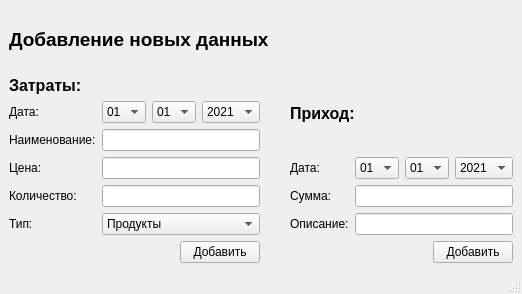
<?xml version="1.0" encoding="UTF-8"?>
<ui version="4.0">
 <class>addwindow</class>
 <widget class="QMainWindow" name="addwindow">
  <property name="geometry">
   <rect>
    <x>0</x>
    <y>0</y>
    <width>522</width>
    <height>294</height>
   </rect>
  </property>
  <property name="windowTitle">
   <string>Adding new data</string>
  </property>
  <widget class="QWidget" name="centralwidget">
   <layout class="QVBoxLayout" name="verticalLayout_4">
    <item>
     <widget class="QLabel" name="label">
      <property name="font">
       <font>
        <pointsize>14</pointsize>
        <weight>75</weight>
        <bold>true</bold>
       </font>
      </property>
      <property name="text">
       <string>Добавление новых данных</string>
      </property>
     </widget>
    </item>
    <item>
     <layout class="QHBoxLayout" name="horizontalLayout_8">
      <item>
       <layout class="QVBoxLayout" name="verticalLayout_3">
        <item>
         <widget class="QLabel" name="label_7">
          <property name="font">
           <font>
            <pointsize>12</pointsize>
            <weight>75</weight>
            <bold>true</bold>
           </font>
          </property>
          <property name="text">
           <string>Затраты:</string>
          </property>
         </widget>
        </item>
        <item>
         <layout class="QVBoxLayout" name="verticalLayout">
          <item>
           <layout class="QFormLayout" name="formLayout">
            <item row="0" column="0">
             <widget class="QLabel" name="label_2">
              <property name="text">
               <string>Дата:</string>
              </property>
             </widget>
            </item>
            <item row="1" column="0">
             <widget class="QLabel" name="label_3">
              <property name="text">
               <string>Наименование:</string>
              </property>
             </widget>
            </item>
            <item row="1" column="1">
             <widget class="QLineEdit" name="NameEdit"/>
            </item>
            <item row="0" column="1">
             <layout class="QHBoxLayout" name="horizontalLayout_4">
              <item>
               <widget class="QComboBox" name="dayBox">
                <item>
                 <property name="text">
                  <string>01</string>
                 </property>
                </item>
                <item>
                 <property name="text">
                  <string>02</string>
                 </property>
                </item>
                <item>
                 <property name="text">
                  <string>03</string>
                 </property>
                </item>
                <item>
                 <property name="text">
                  <string>04</string>
                 </property>
                </item>
                <item>
                 <property name="text">
                  <string>05</string>
                 </property>
                </item>
                <item>
                 <property name="text">
                  <string>06</string>
                 </property>
                </item>
                <item>
                 <property name="text">
                  <string>07</string>
                 </property>
                </item>
                <item>
                 <property name="text">
                  <string>08</string>
                 </property>
                </item>
                <item>
                 <property name="text">
                  <string>09</string>
                 </property>
                </item>
                <item>
                 <property name="text">
                  <string>10</string>
                 </property>
                </item>
                <item>
                 <property name="text">
                  <string>11</string>
                 </property>
                </item>
                <item>
                 <property name="text">
                  <string>12</string>
                 </property>
                </item>
                <item>
                 <property name="text">
                  <string>13</string>
                 </property>
                </item>
                <item>
                 <property name="text">
                  <string>14</string>
                 </property>
                </item>
                <item>
                 <property name="text">
                  <string>15</string>
                 </property>
                </item>
                <item>
                 <property name="text">
                  <string>16</string>
                 </property>
                </item>
                <item>
                 <property name="text">
                  <string>17</string>
                 </property>
                </item>
                <item>
                 <property name="text">
                  <string>18</string>
                 </property>
                </item>
                <item>
                 <property name="text">
                  <string>19</string>
                 </property>
                </item>
                <item>
                 <property name="text">
                  <string>20</string>
                 </property>
                </item>
                <item>
                 <property name="text">
                  <string>21</string>
                 </property>
                </item>
                <item>
                 <property name="text">
                  <string>22</string>
                 </property>
                </item>
                <item>
                 <property name="text">
                  <string>23</string>
                 </property>
                </item>
                <item>
                 <property name="text">
                  <string>24</string>
                 </property>
                </item>
                <item>
                 <property name="text">
                  <string>25</string>
                 </property>
                </item>
                <item>
                 <property name="text">
                  <string>26</string>
                 </property>
                </item>
                <item>
                 <property name="text">
                  <string>27</string>
                 </property>
                </item>
                <item>
                 <property name="text">
                  <string>28</string>
                 </property>
                </item>
                <item>
                 <property name="text">
                  <string>29</string>
                 </property>
                </item>
                <item>
                 <property name="text">
                  <string>30</string>
                 </property>
                </item>
                <item>
                 <property name="text">
                  <string>31</string>
                 </property>
                </item>
               </widget>
              </item>
              <item>
               <widget class="QComboBox" name="monthBox">
                <item>
                 <property name="text">
                  <string>01</string>
                 </property>
                </item>
                <item>
                 <property name="text">
                  <string>02</string>
                 </property>
                </item>
                <item>
                 <property name="text">
                  <string>03</string>
                 </property>
                </item>
                <item>
                 <property name="text">
                  <string>04</string>
                 </property>
                </item>
                <item>
                 <property name="text">
                  <string>05</string>
                 </property>
                </item>
                <item>
                 <property name="text">
                  <string>06</string>
                 </property>
                </item>
                <item>
                 <property name="text">
                  <string>07</string>
                 </property>
                </item>
                <item>
                 <property name="text">
                  <string>08</string>
                 </property>
                </item>
                <item>
                 <property name="text">
                  <string>09</string>
                 </property>
                </item>
                <item>
                 <property name="text">
                  <string>10</string>
                 </property>
                </item>
                <item>
                 <property name="text">
                  <string>11</string>
                 </property>
                </item>
                <item>
                 <property name="text">
                  <string>12</string>
                 </property>
                </item>
               </widget>
              </item>
              <item>
               <widget class="QComboBox" name="yearBox">
                <item>
                 <property name="text">
                  <string>2021</string>
                 </property>
                </item>
                <item>
                 <property name="text">
                  <string>2022</string>
                 </property>
                </item>
                <item>
                 <property name="text">
                  <string>2023</string>
                 </property>
                </item>
                <item>
                 <property name="text">
                  <string>2024</string>
                 </property>
                </item>
                <item>
                 <property name="text">
                  <string>2025</string>
                 </property>
                </item>
                <item>
                 <property name="text">
                  <string>2026</string>
                 </property>
                </item>
               </widget>
              </item>
             </layout>
            </item>
            <item row="2" column="0">
             <widget class="QLabel" name="label_6">
              <property name="text">
               <string>Цена:</string>
              </property>
             </widget>
            </item>
            <item row="2" column="1">
             <widget class="QLineEdit" name="PriceEdit"/>
            </item>
            <item row="3" column="0">
             <widget class="QLabel" name="label_4">
              <property name="text">
               <string>Количество:</string>
              </property>
             </widget>
            </item>
            <item row="3" column="1">
             <layout class="QHBoxLayout" name="horizontalLayout_5">
              <item>
               <widget class="QLineEdit" name="AmountEdit"/>
              </item>
             </layout>
            </item>
            <item row="4" column="0">
             <widget class="QLabel" name="label_5">
              <property name="text">
               <string>Тип:</string>
              </property>
             </widget>
            </item>
            <item row="4" column="1">
             <widget class="QComboBox" name="typeBox">
              <item>
               <property name="text">
                <string>Продукты</string>
               </property>
              </item>
              <item>
               <property name="text">
                <string>Связь</string>
               </property>
              </item>
              <item>
               <property name="text">
                <string>Бытовая химия</string>
               </property>
              </item>
              <item>
               <property name="text">
                <string>Лекарство</string>
               </property>
              </item>
              <item>
               <property name="text">
                <string>Одежда</string>
               </property>
              </item>
              <item>
               <property name="text">
                <string>Другое</string>
               </property>
              </item>
             </widget>
            </item>
           </layout>
          </item>
          <item>
           <layout class="QHBoxLayout" name="horizontalLayout"/>
          </item>
          <item>
           <layout class="QHBoxLayout" name="horizontalLayout_2"/>
          </item>
          <item>
           <layout class="QHBoxLayout" name="horizontalLayout_3">
            <item>
             <spacer name="horizontalSpacer">
              <property name="orientation">
               <enum>Qt::Horizontal</enum>
              </property>
              <property name="sizeHint" stdset="0">
               <size>
                <width>40</width>
                <height>20</height>
               </size>
              </property>
             </spacer>
            </item>
            <item>
             <widget class="QPushButton" name="pushButton">
              <property name="text">
               <string>Добавить</string>
              </property>
             </widget>
            </item>
           </layout>
          </item>
         </layout>
        </item>
       </layout>
      </item>
      <item>
       <spacer name="horizontalSpacer_3">
        <property name="orientation">
         <enum>Qt::Horizontal</enum>
        </property>
        <property name="sizeHint" stdset="0">
         <size>
          <width>78</width>
          <height>20</height>
         </size>
        </property>
       </spacer>
      </item>
      <item>
       <layout class="QVBoxLayout" name="verticalLayout_2">
        <item>
         <widget class="QLabel" name="label_8">
          <property name="font">
           <font>
            <pointsize>12</pointsize>
            <weight>75</weight>
            <bold>true</bold>
           </font>
          </property>
          <property name="text">
           <string>Приход:</string>
          </property>
         </widget>
        </item>
        <item>
         <layout class="QFormLayout" name="formLayout_2">
          <item row="0" column="0">
           <widget class="QLabel" name="label_9">
            <property name="text">
             <string>Дата:</string>
            </property>
           </widget>
          </item>
          <item row="0" column="1">
           <layout class="QHBoxLayout" name="horizontalLayout_6">
            <item>
             <widget class="QComboBox" name="dayBox_2">
              <item>
               <property name="text">
                <string>01</string>
               </property>
              </item>
              <item>
               <property name="text">
                <string>02</string>
               </property>
              </item>
              <item>
               <property name="text">
                <string>03</string>
               </property>
              </item>
              <item>
               <property name="text">
                <string>04</string>
               </property>
              </item>
              <item>
               <property name="text">
                <string>05</string>
               </property>
              </item>
              <item>
               <property name="text">
                <string>06</string>
               </property>
              </item>
              <item>
               <property name="text">
                <string>07</string>
               </property>
              </item>
              <item>
               <property name="text">
                <string>08</string>
               </property>
              </item>
              <item>
               <property name="text">
                <string>09</string>
               </property>
              </item>
              <item>
               <property name="text">
                <string>10</string>
               </property>
              </item>
              <item>
               <property name="text">
                <string>11</string>
               </property>
              </item>
              <item>
               <property name="text">
                <string>12</string>
               </property>
              </item>
              <item>
               <property name="text">
                <string>13</string>
               </property>
              </item>
              <item>
               <property name="text">
                <string>14</string>
               </property>
              </item>
              <item>
               <property name="text">
                <string>15</string>
               </property>
              </item>
              <item>
               <property name="text">
                <string>16</string>
               </property>
              </item>
              <item>
               <property name="text">
                <string>17</string>
               </property>
              </item>
              <item>
               <property name="text">
                <string>18</string>
               </property>
              </item>
              <item>
               <property name="text">
                <string>19</string>
               </property>
              </item>
              <item>
               <property name="text">
                <string>20</string>
               </property>
              </item>
              <item>
               <property name="text">
                <string>21</string>
               </property>
              </item>
              <item>
               <property name="text">
                <string>22</string>
               </property>
              </item>
              <item>
               <property name="text">
                <string>23</string>
               </property>
              </item>
              <item>
               <property name="text">
                <string>24</string>
               </property>
              </item>
              <item>
               <property name="text">
                <string>25</string>
               </property>
              </item>
              <item>
               <property name="text">
                <string>26</string>
               </property>
              </item>
              <item>
               <property name="text">
                <string>27</string>
               </property>
              </item>
              <item>
               <property name="text">
                <string>28</string>
               </property>
              </item>
              <item>
               <property name="text">
                <string>29</string>
               </property>
              </item>
              <item>
               <property name="text">
                <string>30</string>
               </property>
              </item>
              <item>
               <property name="text">
                <string>31</string>
               </property>
              </item>
             </widget>
            </item>
            <item>
             <widget class="QComboBox" name="monthBox_2">
              <item>
               <property name="text">
                <string>01</string>
               </property>
              </item>
              <item>
               <property name="text">
                <string>02</string>
               </property>
              </item>
              <item>
               <property name="text">
                <string>03</string>
               </property>
              </item>
              <item>
               <property name="text">
                <string>04</string>
               </property>
              </item>
              <item>
               <property name="text">
                <string>05</string>
               </property>
              </item>
              <item>
               <property name="text">
                <string>06</string>
               </property>
              </item>
              <item>
               <property name="text">
                <string>07</string>
               </property>
              </item>
              <item>
               <property name="text">
                <string>08</string>
               </property>
              </item>
              <item>
               <property name="text">
                <string>09</string>
               </property>
              </item>
              <item>
               <property name="text">
                <string>10</string>
               </property>
              </item>
              <item>
               <property name="text">
                <string>11</string>
               </property>
              </item>
              <item>
               <property name="text">
                <string>12</string>
               </property>
              </item>
             </widget>
            </item>
            <item>
             <widget class="QComboBox" name="yearBox_2">
              <item>
               <property name="text">
                <string>2021</string>
               </property>
              </item>
              <item>
               <property name="text">
                <string>2022</string>
               </property>
              </item>
              <item>
               <property name="text">
                <string>2023</string>
               </property>
              </item>
              <item>
               <property name="text">
                <string>2024</string>
               </property>
              </item>
              <item>
               <property name="text">
                <string>2025</string>
               </property>
              </item>
              <item>
               <property name="text">
                <string>2026</string>
               </property>
              </item>
             </widget>
            </item>
           </layout>
          </item>
          <item row="1" column="0">
           <widget class="QLabel" name="label_10">
            <property name="text">
             <string>Сумма:</string>
            </property>
           </widget>
          </item>
          <item row="2" column="0">
           <widget class="QLabel" name="label_11">
            <property name="text">
             <string>Описание:</string>
            </property>
           </widget>
          </item>
          <item row="1" column="1">
           <widget class="QLineEdit" name="totalLine"/>
          </item>
          <item row="2" column="1">
           <widget class="QLineEdit" name="aboutLine"/>
          </item>
         </layout>
        </item>
        <item>
         <layout class="QHBoxLayout" name="horizontalLayout_7">
          <item>
           <spacer name="horizontalSpacer_2">
            <property name="orientation">
             <enum>Qt::Horizontal</enum>
            </property>
            <property name="sizeHint" stdset="0">
             <size>
              <width>40</width>
              <height>20</height>
             </size>
            </property>
           </spacer>
          </item>
          <item>
           <widget class="QPushButton" name="pushButton_2">
            <property name="text">
             <string>Добавить</string>
            </property>
           </widget>
          </item>
         </layout>
        </item>
       </layout>
      </item>
     </layout>
    </item>
   </layout>
  </widget>
  <widget class="QStatusBar" name="statusbar"/>
 </widget>
 <resources/>
 <connections/>
</ui>
